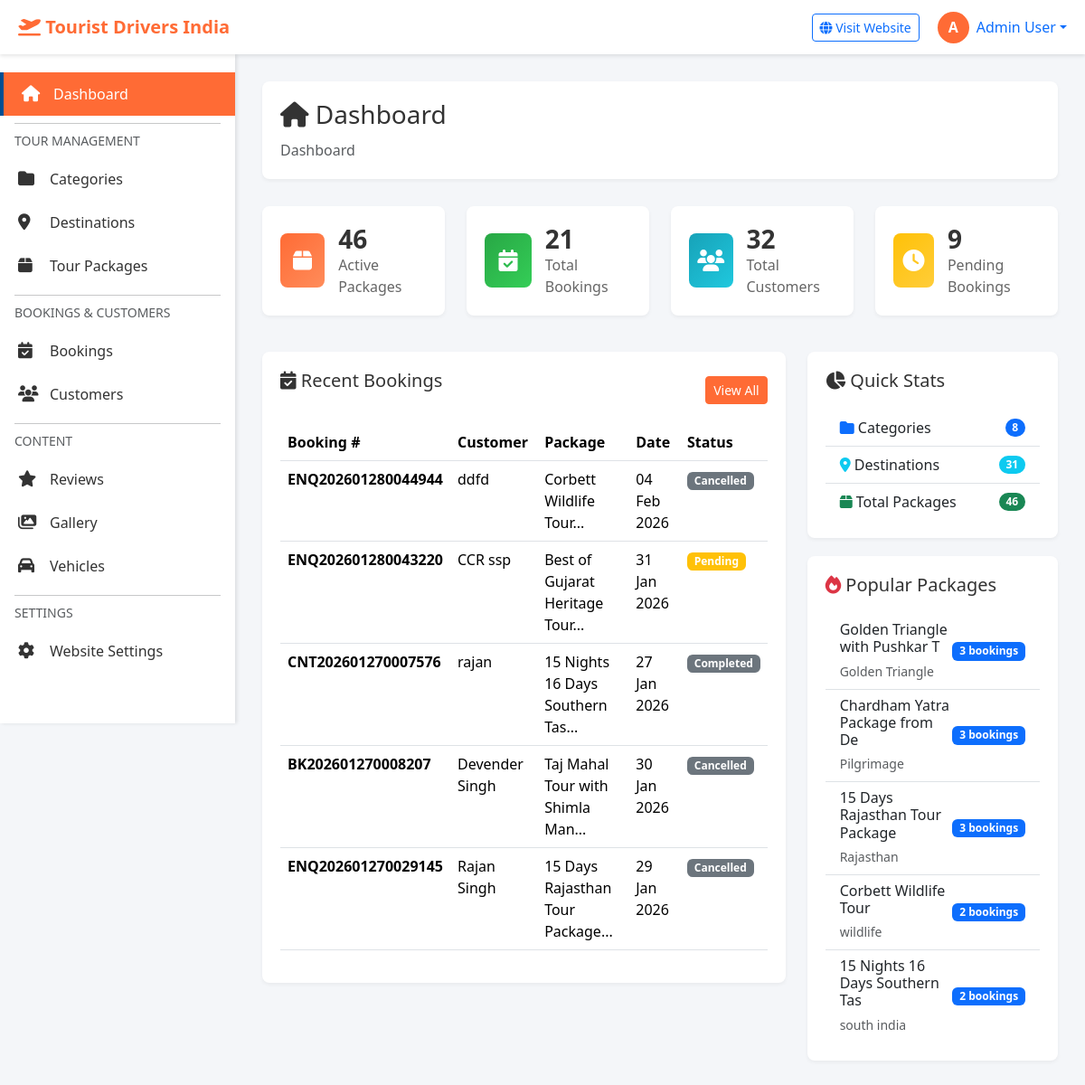
Page /admin/dashboard.php (signed in) on the committed database.
### tables this page shows
CREATE TABLE `bookings` (
  `id` int(11) NOT NULL,
  `booking_number` varchar(50) NOT NULL,
  `customer_id` int(11) NOT NULL,
  `package_id` int(11) NOT NULL,
  `vehicle_id` int(11) DEFAULT NULL,
  `travel_date` date NOT NULL,
  `number_of_persons` int(11) NOT NULL,
  `number_of_days` int(11) NOT NULL,
  `total_price` decimal(10,2) NOT NULL,
  `discount` decimal(10,2) DEFAULT 0.00,
  `final_price` decimal(10,2) NOT NULL,
  `payment_status` enum('pending','partial','paid','refunded') DEFAULT 'pending',
  `paid_amount` decimal(10,2) DEFAULT 0.00,
  `payment_method` varchar(50) DEFAULT NULL,
  `booking_status` enum('pending','confirmed','cancelled','completed') DEFAULT 'pending',
  `special_requests` text DEFAULT NULL,
  `admin_notes` text DEFAULT NULL,
  `created_at` timestamp NOT NULL DEFAULT current_timestamp(),
  `updated_at` timestamp NOT NULL DEFAULT current_timestamp() ON UPDATE current_timestamp()
);

CREATE TABLE `customers` (
  `id` int(11) NOT NULL,
  `name` varchar(100) NOT NULL,
  `email` varchar(100) NOT NULL,
  `phone` varchar(20) NOT NULL,
  `country` varchar(100) DEFAULT 'India',
  `state` varchar(100) DEFAULT NULL,
  `city` varchar(100) DEFAULT NULL,
  `address` text DEFAULT NULL,
  `created_at` timestamp NOT NULL DEFAULT current_timestamp(),
  `updated_at` timestamp NOT NULL DEFAULT current_timestamp() ON UPDATE current_timestamp()
);

CREATE TABLE `tour_packages` (
  `id` int(11) NOT NULL,
  `category_id` int(11) NOT NULL,
  `title` varchar(255) NOT NULL,
  `slug` varchar(255) NOT NULL,
  `short_description` text DEFAULT NULL,
  `description` longtext DEFAULT NULL,
  `duration_days` int(11) NOT NULL,
  `duration_nights` int(11) NOT NULL,
  `base_price` decimal(10,2) NOT NULL,
  `discounted_price` decimal(10,2) DEFAULT NULL,
  `price_type` enum('per_person','per_group') DEFAULT 'per_person',
  `featured_image` varchar(255) DEFAULT NULL,
  `gallery_images` text DEFAULT NULL,
  `video_url` varchar(255) DEFAULT NULL,
  `max_group_size` int(11) DEFAULT 20,
  `min_age` int(11) DEFAULT 0,
  `difficulty_level` enum('easy','moderate','challenging','difficult') DEFAULT 'easy',
  `inclusions` text DEFAULT NULL,
  `exclusions` text DEFAULT NULL,
  `meta_title` varchar(255) DEFAULT NULL,
  `meta_description` text DEFAULT NULL,
  `meta_keywords` text DEFAULT NULL,
  `is_active` tinyint(1) DEFAULT 1,
  `is_featured` tinyint(1) DEFAULT 0,
  `is_bestseller` tinyint(1) DEFAULT 0,
  `display_order` int(11) DEFAULT 0,
  `views` int(11) DEFAULT 0,
  `created_at` timestamp NOT NULL DEFAULT current_timestamp(),
  `updated_at` timestamp NOT NULL DEFAULT current_timestamp() ON UPDATE current_timestamp()
);

CREATE TABLE `categories` (
  `id` int(11) NOT NULL,
  `name` varchar(100) NOT NULL,
  `slug` varchar(100) NOT NULL,
  `description` text DEFAULT NULL,
  `icon` varchar(255) DEFAULT NULL,
  `display_order` int(11) DEFAULT 0,
  `is_active` tinyint(1) DEFAULT 1,
  `show_in_header` tinyint(1) DEFAULT 1,
  `created_at` timestamp NOT NULL DEFAULT current_timestamp(),
  `updated_at` timestamp NOT NULL DEFAULT current_timestamp() ON UPDATE current_timestamp()
);

### admin/includes/functions.php (called while the page is built, shortened)
<?php
function format_date($date) {
    return date('d M Y', strtotime($date));
}
function count_records($conn, $table, $where = '') {
    $query = "SELECT COUNT(*) as total FROM $table";
    if($where) {
        $query .= " WHERE $where";
    }
    $result = mysqli_query($conn, $query);
    $row = mysqli_fetch_assoc($result);
    return $row['total'];
}
?>

### admin/dashboard.php (the view, shortened to what this page needs)
<?php
require_once 'includes/config.php';
require_once 'includes/functions.php';
$stats = [
    'total_packages' => count_records($conn, 'tour_packages'),
    'active_packages' => count_records($conn, 'tour_packages', 'is_active = 1'),
    'total_categories' => count_records($conn, 'categories'),
    'total_destinations' => count_records($conn, 'destinations'),
    'total_bookings' => count_records($conn, 'bookings'),
    'pending_bookings' => count_records($conn, 'bookings', "booking_status = 'pending'"),
    'total_customers' => count_records($conn, 'customers'),
];
$recent_bookings_query = "SELECT b.*, c.name as customer_name, p.title as package_name
                          FROM bookings b
                          LEFT JOIN customers c ON b.customer_id = c.id
                          LEFT JOIN tour_packages p ON b.package_id = p.id
                          ORDER BY b.created_at DESC
                          LIMIT 5";
$recent_bookings = mysqli_query($conn, $recent_bookings_query);
$popular_packages_query = "SELECT p.*, c.name as category_name,
                           (SELECT COUNT(*) FROM bookings WHERE package_id = p.id) as booking_count
                           FROM tour_packages p
                           LEFT JOIN categories c ON p.category_id = c.id
                           WHERE p.is_active = 1
                           ORDER BY booking_count DESC
                           LIMIT 5";
$popular_packages = mysqli_query($conn, $popular_packages_query);
include 'includes/header.php';
include 'includes/sidebar.php';
?>
<div class="page-header">
    <h1><i class="fas fa-home"></i> Dashboard</h1>
    <nav aria-label="breadcrumb">
        <ol class="breadcrumb">
            <li class="breadcrumb-item active">Dashboard</li>
        </ol>
    </nav>
</div>
<div class="row mb-4">
    <div class="col-xl-3 col-lg-6 col-md-6 mb-3">
        <div class="stat-card primary">
            <div class="stat-icon">
                <i class="fas fa-box"></i>
            </div>
            <div class="stat-content">
                <h3><?php echo $stats['active_packages']; ?></h3>
                <p>Active Packages</p>
            </div>
        </div>
    </div>
    <div class="col-xl-3 col-lg-6 col-md-6 mb-3">
        <div class="stat-card success">
            <div class="stat-icon">
                <i class="fas fa-calendar-check"></i>
            </div>
            <div class="stat-content">
                <h3><?php echo $stats['total_bookings']; ?></h3>
                <p>Total Bookings</p>
            </div>
        </div>
    </div>
    <div class="col-xl-3 col-lg-6 col-md-6 mb-3">
        <div class="stat-card info">
            <div class="stat-icon">
                <i class="fas fa-users"></i>
            </div>
            <div class="stat-content">
                <h3><?php echo $stats['total_customers']; ?></h3>
                <p>Total Customers</p>
            </div>
        </div>
    </div>
    <div class="col-xl-3 col-lg-6 col-md-6 mb-3">
        <div class="stat-card warning">
            <div class="stat-icon">
                <i class="fas fa-clock"></i>
            </div>
            <div class="stat-content">
                <h3><?php echo $stats['pending_bookings']; ?></h3>
                <p>Pending Bookings</p>
            </div>
        </div>
    </div>
</div>
<div class="row">
    <div class="col-lg-8 mb-4">
        <div class="admin-card">
            <div class="d-flex justify-content-between align-items-center mb-3">
                <h2><i class="fas fa-calendar-check"></i> Recent Bookings</h2>
                <a href="<?php echo BASE_URL; ?>bookings/index.php" class="btn btn-sm btn-primary">View All</a>
            </div>
            <div class="table-responsive">
                <table class="table table-hover">
                    <thead>
                        <tr>
                            <th>Booking #</th>
                            <th>Customer</th>
                            <th>Package</th>
                            <th>Date</th>
                            <th>Status</th>
                        </tr>
                    </thead>
                    <tbody>
                        <?php if(mysqli_num_rows($recent_bookings) > 0): ?>
                            <?php while($booking = mysqli_fetch_assoc($recent_bookings)): ?>
                            <tr>
                                <td><strong><?php echo $booking['booking_number']; ?></strong></td>
                                <td><?php echo $booking['customer_name']; ?></td>
                                <td><?php echo substr($booking['package_name'], 0, 30) . '...'; ?></td>
                                <td><?php echo format_date($booking['travel_date']); ?></td>
                                <td>
                                    <span class="badge bg-<?php
                                        echo ($booking['booking_status'] == 'confirmed') ? 'success' :
                                             (($booking['booking_status'] == 'pending') ? 'warning' : 'secondary');
                                    ?>">
                                        <?php echo ucfirst($booking['booking_status']); ?>
                                    </span>
                                </td>
                            </tr>
                            <?php endwhile; ?>
                        <?php else: ?>
                            <tr>
                                <td colspan="5" class="text-center py-4 text-muted">No bookings yet</td>
                            </tr>
                        <?php endif; ?>
                    </tbody>
                </table>
            </div>
        </div>
    </div>
    <div class="col-lg-4 mb-4">
        <div class="admin-card">
            <h2><i class="fas fa-chart-pie"></i> Quick Stats</h2>
            <div class="list-group list-group-flush">
                <div class="list-group-item d-flex justify-content-between align-items-center">
                    <span><i class="fas fa-folder text-primary"></i> Categories</span>
                    <span class="badge bg-primary rounded-pill"><?php echo $stats['total_categories']; ?></span>
                </div>
                <div class="list-group-item d-flex justify-content-between align-items-center">
                    <span><i class="fas fa-map-marker-alt text-info"></i> Destinations</span>
                    <span class="badge bg-info rounded-pill"><?php echo $stats['total_destinations']; ?></span>
                </div>
                <div class="list-group-item d-flex justify-content-between align-items-center">
                    <span><i class="fas fa-box text-success"></i> Total Packages</span>
                    <span class="badge bg-success rounded-pill"><?php echo $stats['total_packages']; ?></span>
                </div>
            </div>
        </div>
        <div class="admin-card mt-3">
            <h2><i class="fas fa-fire text-danger"></i> Popular Packages</h2>
            <div class="list-group list-group-flush">
                <?php if(mysqli_num_rows($popular_packages) > 0): ?>
                    <?php while($package = mysqli_fetch_assoc($popular_packages)): ?>
                    <div class="list-group-item">
                        <div class="d-flex justify-content-between align-items-center">
                            <div>
                                <h6 class="mb-1"><?php echo substr($package['title'], 0, 30); ?></h6>
                                <small class="text-muted"><?php echo $package['category_name']; ?></small>
                            </div>
                            <span class="badge bg-primary"><?php echo $package['booking_count']; ?> bookings</span>
                        </div>
                    </div>
                    <?php endwhile; ?>
                <?php else: ?>
                    <div class="list-group-item text-center text-muted">No packages yet</div>
                <?php endif; ?>
            </div>
        </div>
    </div>
</div>
<?php include 'includes/footer.php'; ?>

### admin/includes/header.php (style rules this page uses)
:root { --primary-color: #ff6b35; --secondary-color: #004e92; --sidebar-width: 260px; --header-height: 60px; }
* { margin: 0; padding: 0; box-sizing: border-box; }
body { font-family: 'Segoe UI', Tahoma, Geneva, Verdana, sans-serif; background: #f4f6f9; }
.page-header { background: white; padding: 20px; border-radius: 8px; margin-bottom: 30px; box-shadow: 0 2px 4px rgba(0,0,0,0.05); }
.page-header h1 { font-size: 28px; color: #333; margin: 0; }
.page-header .breadcrumb { margin: 10px 0 0 0; background: none; padding: 0; }
.admin-card { background: white; border-radius: 8px; padding: 20px; box-shadow: 0 2px 4px rgba(0,0,0,0.05); margin-bottom: 20px; }
.admin-card h2 { font-size: 20px; margin-bottom: 20px; color: #333; }
.stat-card { background: white; border-radius: 8px; padding: 20px; box-shadow: 0 2px 4px rgba(0,0,0,0.05); display: flex; align-items: center; gap: 15px; }
.stat-card .stat-icon { width: 60px; height: 60px; border-radius: 8px; display: flex; align-items: center; justify-content: center; font-size: 24px; color: white; }
.stat-card.primary .stat-icon { background: linear-gradient(135deg, var(--primary-color), #ff8c5a); }
.stat-card.success .stat-icon { background: linear-gradient(135deg, #28a745, #34ce57); }
.stat-card.info .stat-icon { background: linear-gradient(135deg, #17a2b8, #1fc8de); }
.stat-card.warning .stat-icon { background: linear-gradient(135deg, #ffc107, #ffcd39); }
.stat-card .stat-content h3 { font-size: 28px; font-weight: bold; margin: 0; color: #333; }
.stat-card .stat-content p { margin: 0; color: #666; }
.btn-primary { background: var(--primary-color); border-color: var(--primary-color); }

### rows in the picture
bookings: booking_number "ENQ202601280044944", customer.name "ddfd", package.title "Corbett Wildlife Tour", travel_date "04 Feb 2026", booking_status "Cancelled"
bookings: booking_number "ENQ202601280043220", customer.name "CCR ssp", package.title "Best of Gujarat Heritage Tour", travel_date "31 Jan 2026", booking_status "Pending"
bookings: booking_number "CNT202601270007576", customer.name "rajan", package.title "15 Nights 16 Days Southern Tas", travel_date "27 Jan 2026", booking_status "Completed"
bookings: booking_number "BK202601270008207", customer.name "Devender Singh", package.title "Taj Mahal Tour with Shimla Man", travel_date "30 Jan 2026", booking_status "Cancelled"
bookings: booking_number "ENQ202601270029145", customer.name "Rajan Singh", package.title "15 Days Rajasthan Tour Package", travel_date "29 Jan 2026", booking_status "Cancelled"
tour_packages: title "Golden Triangle with Pushkar T", category.name "Golden Triangle", booking_count "3"
tour_packages: title "Chardham Yatra Package from De", category.name "Pilgrimage", booking_count "3"
tour_packages: title "15 Days Rajasthan Tour Package", category.name "Rajasthan", booking_count "3"
tour_packages: title "Corbett Wildlife Tour", category.name "wildlife", booking_count "2"
tour_packages: title "15 Nights 16 Days Southern Tas", category.name "south india", booking_count "2"

### other values in the picture
substr($_SESSION['admin_name'] ?? 'A', 0, 1) "A"
$_SESSION['admin_name'] "Admin User"
$stats['active_packages'] "46"
$stats['total_bookings'] "21"
$stats['total_customers'] "32"
$stats['pending_bookings'] "9"
$stats['total_categories'] "8"
$stats['total_destinations'] "31"
$stats['total_packages'] "46"
